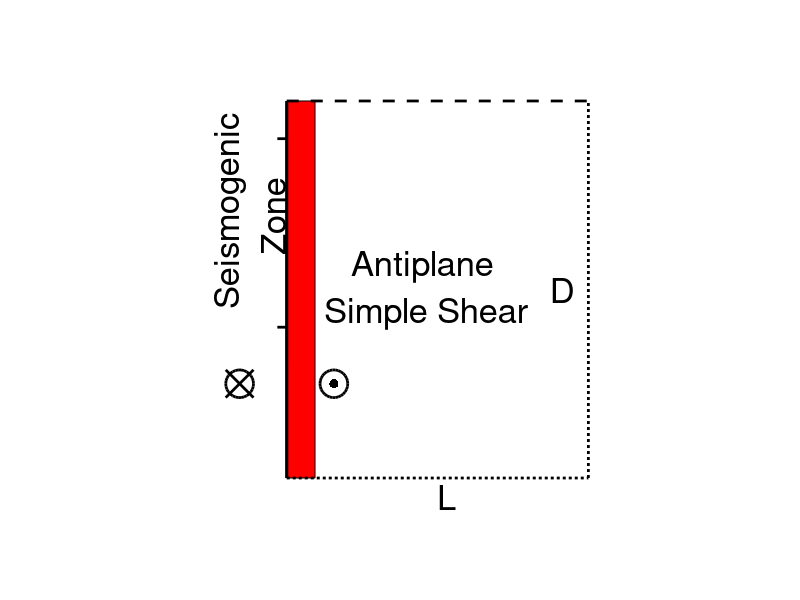

This figure's MATLAB source: (Note: this script raises an error after producing the figure.)
%%
clear
close all
figure(1)
set(0,'defaultfigurecolor','w')
set(gcf,'Position',[20 20 600 800]);%左下角位置，宽高
%% damage zone
x = [0,1.5,1.5,0];
y = [-5,-5,15,15];
fill(x,y,"red")
hold on
%%
plot([0 0],[-5,15], 'k', "lineWidth", 2)
plot([16 16],[-5,15], 'k:', "lineWidth", 2)
plot([0 16],[15,15], 'k--', "lineWidth", 2)
plot([0 16],[-5,-5], 'k:', "lineWidth", 2)
%%
plot(2.5,0,'ko', 'MarkerSize', 20,"lineWidth", 2)
plot(2.5,0,'k.', 'MarkerSize', 20,"lineWidth", 2)
plot(-2.5,0,'ko', 'MarkerSize', 20,"lineWidth", 2)
plot(-2.5,0,'kx', 'MarkerSize', 20,"lineWidth", 2)
%%
plot([0 0],[1,13], 'r', "lineWidth", 2)
plot([-0.5 0],[13,13], 'k', "lineWidth", 2)
plot([-0.5 0],[3,3], 'k', "lineWidth", 2)
plot([0 0],[-5,15], 'k', "lineWidth", 2)
%%
text(2,5,["   Antiplane"; "Simple Shear"],"Fontsize",25)
text(-2,4,["Seismogenic"; "      Zone"],"Fontsize",25,'rotation',90)
% text(2,5,"10km","Fontsize",20,'rotation',90)
text(14,5,"D","Fontsize",25)
text(8,-6,"L","Fontsize",25)
axis equal
axis off
%%
export_fig png -r600 antiplane_model_SSA